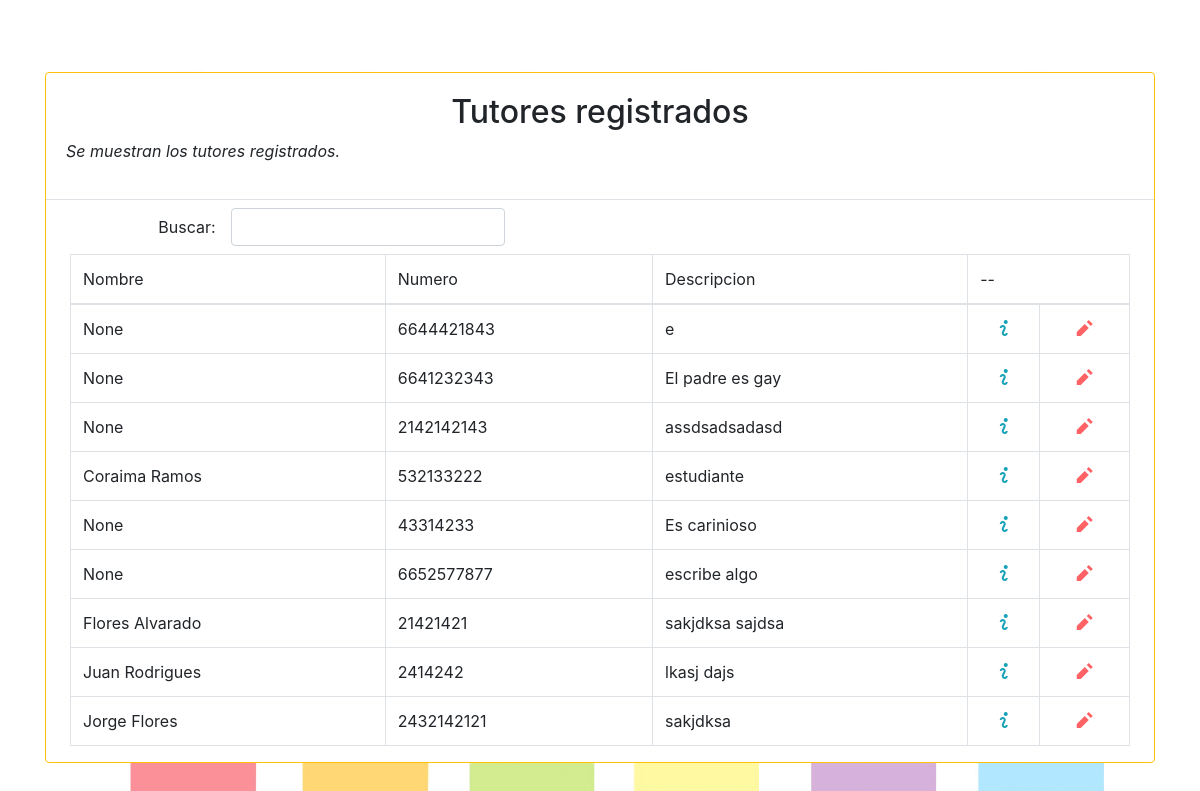
Page /tutor/buscar on the earlier database version.
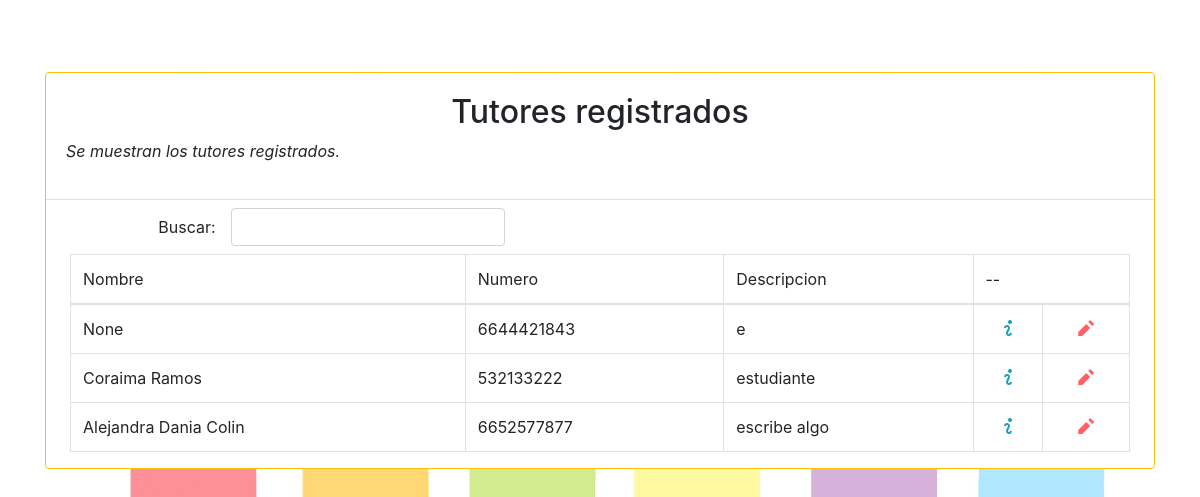
Same page on the later database version.
### padres/models.py (models this page shows, shortened)
class Tutor(models.Model):
    tut_nombre = models.OneToOneField(User, on_delete=models.CASCADE, null= True)
    tut_apellidos = models.CharField(max_length = 150, null = True)
    tut_numero = models.CharField(max_length = 15, null = True)
    tut_parentesco = models.CharField(max_length = 15, null = True)
    tut_descripcion = models.CharField(max_length = 15, null = True)
    tut_domicilio = models.CharField(max_length = 400, null = True)
    class Meta:
        permissions = (
            ('is_tutorr', 'Is_Tutorr'),
        )

### padres/views.py (the view)
# urls.py: path('tutor/buscar', TutoresReporte.as_view(), name='filtroTutor'),
class TutoresReporte(generic.ListView):
    template_name = 'padres/reporte.html'
    model = Tutor

### templates/padres/reporte.html (shortened to what this page needs)
{% extends 'base.html' %}
{% block content %}
<div class="mt-3 mb-4 card border rounded border-warning">
 <div class="card-body border-bottom">
<h2 class="form-label text-center">Tutores registrados</h2>
<p class="form-label text-justify font-italic">Se muestran los tutores registrados.</p>
    </div>
  <div class="mt-2 mb-2 form-inline">
        	<label class="text-right justify-content-end control-label col-sm-2">Buscar:</label>
        	<input type="text" class="form-control" id="inputBusqueda" onkeypress="busquedaEnter(event)" />
        </div>
        <div class="pl-4 pr-4">
<table id="tablaTutores" class="table table-bordered">
    <thead>
    <td>Nombre</td>
    <td>Numero</td>
    <td>Descripcion</td>
    <td colspan="2">--</td>
    </thead>
    <tbody>
{% for object in object_list %}
<tr>
    <td>{{object.tut_apellidos}}</td>
    <td>{{object.tut_numero}}</td>
    <td>{{object.tut_descripcion}}</td>
    <td class="text-center" onclick="window.open('/detalles/tutor/{{object.tut_nombre}}')" ><span style="color: #17a2b8;" class="oi oi-info"></span></td>
    <td class="text-center" onclick="window.open('/updateTutor/{{object.tut_nombre}}')" ><span     style="color: #fe6265;" class="oi oi-pencil"></span></td>
</tr>
{% endfor %}
    </tbody>
</table>
</div>
</div>
{% endblock %}

Differences in the rows shown:
removed Tutor: tut_apellidos "None", tut_numero "6641232343", tut_descripcion "El padre es gay"
removed Tutor: tut_apellidos "None", tut_numero "2142142143", tut_descripcion "assdsadsadasd"
removed Tutor: tut_apellidos "None", tut_numero "43314233", tut_descripcion "Es carinioso"
removed Tutor: tut_apellidos "Flores Alvarado", tut_numero "21421421", tut_descripcion "sakjdksa sajdsa"
removed Tutor: tut_apellidos "Juan Rodrigues", tut_numero "2414242", tut_descripcion "lkasj dajs"
removed Tutor: tut_apellidos "Jorge Flores", tut_numero "2432142121", tut_descripcion "sakjdksa"
changed Tutor "escribe algo": tut_apellidos "None" → "Alejandra Dania Colin"
